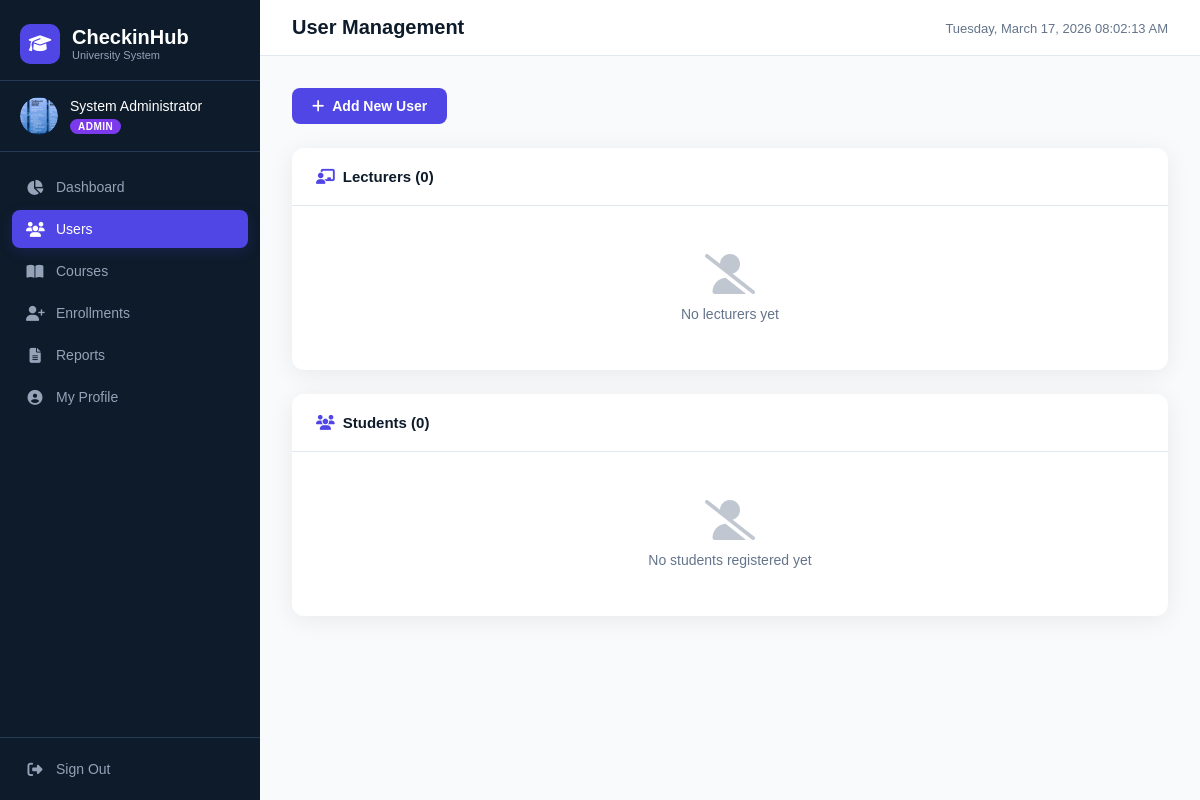
/admin/users (signed in), run on an earlier commit of the app's database.
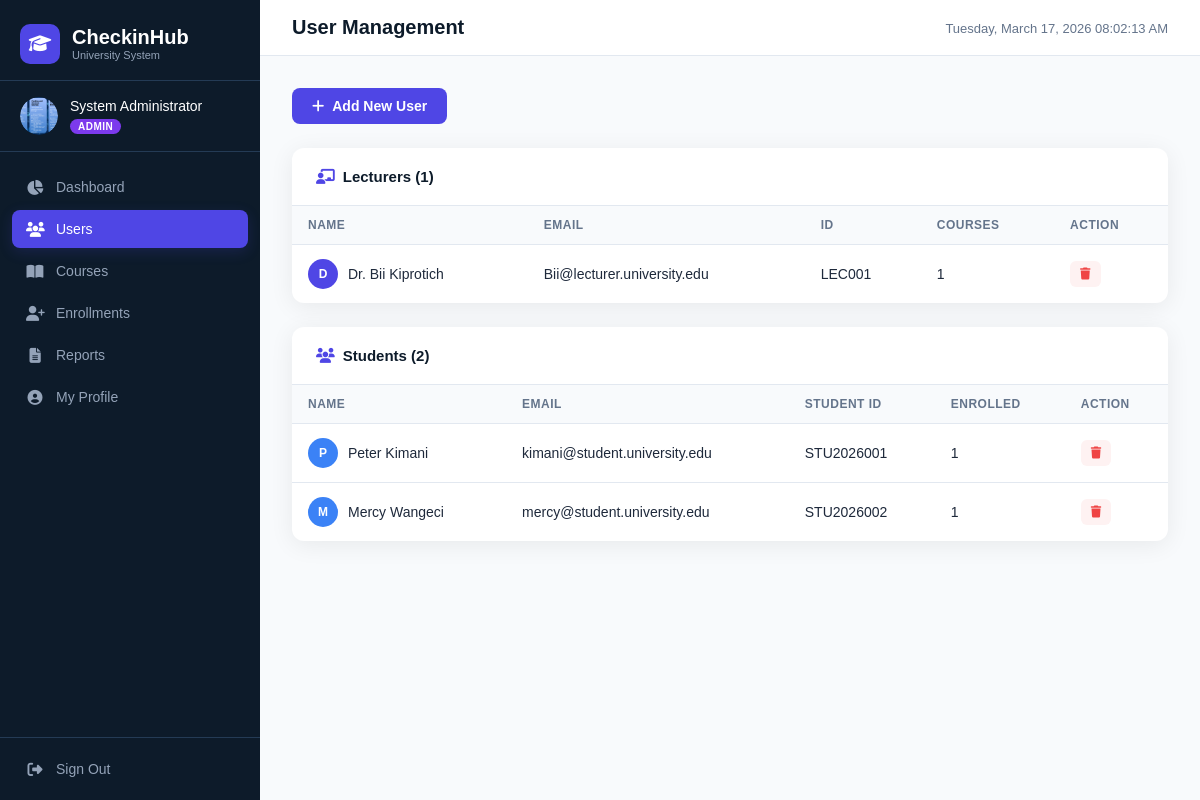
And on a later commit of the database.
### app/models/user_model.py (models this page shows, shortened)
class User(UserMixin, db.Model):
    __tablename__ = 'users'
    id = db.Column(db.Integer, primary_key=True)
    full_name = db.Column(db.String(150), nullable=False)
    email = db.Column(db.String(150), unique=True, nullable=False)
    student_id = db.Column(db.String(50), unique=True, nullable=True)
    password_hash = db.Column(db.String(256), nullable=False)
    role = db.Column(db.String(20), nullable=False, default='student')  # admin, lecturer, student
    is_active = db.Column(db.Boolean, default=True)
    profile_picture = db.Column(db.String(300), nullable=True)
    bio = db.Column(db.String(300), nullable=True)
    phone = db.Column(db.String(30), nullable=True)
    created_at = db.Column(db.DateTime, default=datetime.utcnow)
    enrollments = db.relationship(
        'Enrollment',
        backref='student',
        lazy='dynamic',
        cascade='all, delete-orphan',
        foreign_keys='Enrollment.student_id'
    )
    attendance_records = db.relationship(
        'AttendanceRecord',
        backref='student',
        lazy='dynamic',
        cascade='all, delete-orphan'
    )
    courses_teaching = db.relationship(
        'Course',
        backref='lecturer',
        lazy='dynamic',
        foreign_keys='Course.lecturer_id'
    )

### app/routes/admin_routes.py (the view)
@admin_bp.route('/users')
@login_required
@role_required('admin')
def users():
    students = User.query.filter_by(role='student').all()
    lecturers = User.query.filter_by(role='lecturer').all()
    return render_template('admin/users.html', students=students, lecturers=lecturers)

### app/models/user_model.py (called while the page is built)
@login_manager.user_loader
def load_user(user_id):
    return User.query.get(int(user_id))

### app/utils/helpers.py (called while the page is built)
def role_required(*roles):
    def decorator(f):
        @wraps(f)
        def decorated_function(*args, **kwargs):
            if not current_user.is_authenticated:
                return redirect(url_for('auth.login'))
            if current_user.role not in roles:
                flash('Access denied. Insufficient permissions.', 'danger')
                return redirect(url_for('auth.login'))
            return f(*args, **kwargs)
        return decorated_function
    return decorator

### app/templates/admin/users.html (shortened to what this page needs)
{% extends 'base.html' %}
{% block page_title %}User Management{% endblock %}
{% block content %}
<div class="page-actions">
  <a href="{{ url_for('admin.create_user') }}" class="btn-primary"><i class="fas fa-plus"></i> Add New User</a>
</div>
<div class="section-card">
  <div class="section-header">
    <h3><i class="fas fa-chalkboard-teacher"></i> Lecturers ({{ lecturers|length }})</h3>
  </div>
  {% if lecturers %}
  <table class="data-table">
    <thead>
      <tr>
        <th>Name</th>
        <th>Email</th>
        <th>ID</th>
        <th>Courses</th>
        <th>Action</th>
      </tr>
    </thead>
    <tbody>
      {% for u in lecturers %}
      <tr>
        <td>
          <div class="user-cell">
            <div class="mini-avatar">{{ u.full_name[0] }}</div>{{ u.full_name }}
          </div>
        </td>
        <td>{{ u.email }}</td>
        <td>{{ u.student_id or '—' }}</td>
        <td>{{ u.courses_teaching.count() }}</td>
        <td>
          <form method="POST" action="{{ url_for('admin.delete_user', user_id=u.id) }}"
            onsubmit="return confirm('Delete this user?')"><button type="submit" class="btn-danger-sm"><i
                class="fas fa-trash"></i></button></form>
        </td>
      </tr>
      {% endfor %}
    </tbody>
  </table>
  {% else %}<div class="empty-state"><i class="fas fa-user-slash"></i>
    <p>No lecturers yet</p>
  </div>{% endif %}
</div>
<div class="section-card">
  <div class="section-header">
    <h3><i class="fas fa-users"></i> Students ({{ students|length }})</h3>
  </div>
  {% if students %}
  <table class="data-table">
    <thead>
      <tr>
        <th>Name</th>
        <th>Email</th>
        <th>Student ID</th>
        <th>Enrolled</th>
        <th>Action</th>
      </tr>
    </thead>
    <tbody>
      {% for u in students %}
      <tr>
        <td>
          <div class="user-cell">
            <div class="mini-avatar student">{{ u.full_name[0] }}</div>{{ u.full_name }}
          </div>
        </td>
        <td>{{ u.email }}</td>
        <td>{{ u.student_id or '—' }}</td>
        <td>{{ u.enrollments.count() }}</td>
        <td>
          <form method="POST" action="{{ url_for('admin.delete_user', user_id=u.id) }}"
            onsubmit="return confirm('Delete this user?')"><button type="submit" class="btn-danger-sm"><i
                class="fas fa-trash"></i></button></form>
        </td>
      </tr>
      {% endfor %}
    </tbody>
  </table>
  {% else %}<div class="empty-state"><i class="fas fa-user-slash"></i>
    <p>No students registered yet</p>
  </div>{% endif %}
</div>
{% endblock %}

What changed in the data, as far as the page shows it:
added User: full_name "D", full_name "Dr. Bii Kiprotich", email "Bii@lecturer.university.edu", student "LEC001", courses_teaching.count "1", shown under "Lecturers (1)"
added User: full_name "P", full_name "Peter Kimani", email "kimani@student.university.edu", student "STU2026001", enrollments.count "1", shown under "Students (2)"
added User: full_name "M", full_name "Mercy Wangeci", email "mercy@student.university.edu", student "STU2026002", enrollments.count "1", shown under "Students (2)"
Also different on the page:
{{ lecturers|length }}: "0" → "1"
{{ students|length }}: "0" → "2"
text no longer shown: "No lecturers yet No students registered yet"
text now shown: "NAME EMAIL ID COURSES ACTION NAME EMAIL STUDENT ID ENROLLED ACTION"
